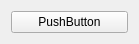
<?xml version="1.0" encoding="UTF-8"?>
<ui version="4.0">
 <class>Form</class>
 <widget class="QWidget" name="Form">
  <property name="geometry">
   <rect>
    <x>0</x>
    <y>0</y>
    <width>139</width>
    <height>43</height>
   </rect>
  </property>
  <property name="windowTitle">
   <string>Form</string>
  </property>
  <layout class="QGridLayout" name="gridLayout">
   <item row="0" column="0">
    <widget class="QPushButton" name="pushButtonForm">
     <property name="text">
      <string>PushButton</string>
     </property>
    </widget>
   </item>
  </layout>
 </widget>
 <resources/>
 <connections/>
</ui>
